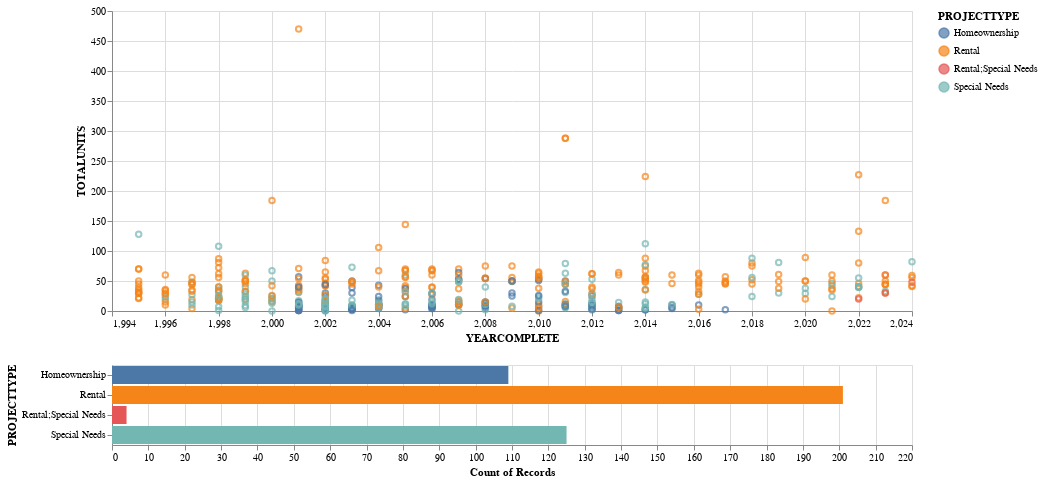

Write notebook code for a chart like this one.
### Markdown cell above
### Chart Two
 #### Using a combination of point and bar charts to show the distribution of different project types over time, along with the number of total units and the count of records for each project type.

### Code cell
brush = alt.selection_interval()


points = (
    alt.Chart()
    .mark_point()
    .encode(
        x=alt.X("YEARCOMPLETE:Q", scale=alt.Scale(zero=False)),
        y=alt.Y("TOTALUNITS:Q", scale=alt.Scale(zero=False)),
        color=alt.condition(brush, "PROJECTTYPE:N", alt.value("lightgray")),
    )
    .properties(width=800)
    .add_params(brush)
)


bars = (
    alt.Chart()
    .mark_bar()
    .encode(
        x="count(PROJECTTYPE):Q",
        y="PROJECTTYPE:N",
        color="PROJECTTYPE:N",
    )
    .transform_filter(
        brush 
    )
    .properties(width=800)
)


chart = alt.vconcat(points, bars, data=AffordableHousing)


chart

### Figure 1 — Vega-Lite specification as saved in the notebook (floating-point values rounded to 4 significant figures; data arrays with more than 128 entries replaced by an {"elided": "..."} marker saying what was removed)
{"config": {"view": {"continuousWidth": 300, "continuousHeight": 300}}, "vconcat": [{"mark": {"type": "point"}, "encoding": {"color": {"condition": {"param": "param_16", "field": "PROJECTTYPE", "type": "nominal"}, "value": "lightgray"}, "x": {"field": "YEARCOMPLETE", "scale": {"zero": false}, "type": "quantitative"}, "y": {"field": "TOTALUNITS", "scale": {"zero": false}, "type": "quantitative"}}, "name": "view_11", "width": 800}, {"mark": {"type": "bar"}, "encoding": {"color": {"field": "PROJECTTYPE", "type": "nominal"}, "x": {"aggregate": "count", "field": "PROJECTTYPE", "type": "quantitative"}, "y": {"field": "PROJECTTYPE", "type": "nominal"}}, "transform": [{"filter": {"param": "param_16"}}], "width": 800}], "data": {"name": "data-4d91668fbc13cdd83f7f13fd54a918b0"}, "params": [{"name": "param_16", "select": {"type": "interval"}, "views": ["view_11"]}], "$schema": "https://vega.github.io/schema/vega-lite/v5.8.0.json", "datasets": {"data-4d91668fbc13cdd83f7f13fd54a918b0": {"elided": "439 records"}}}
